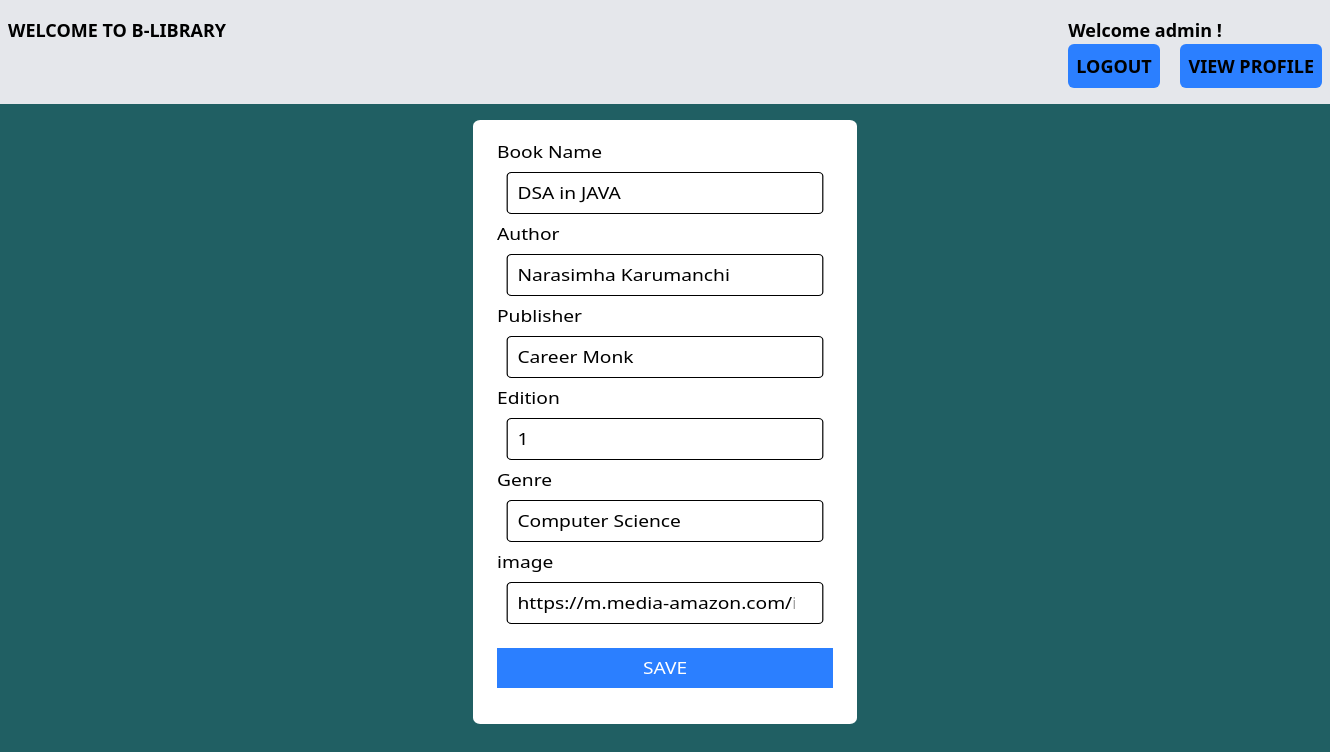
Before: /Store/5/update/ (signed in) with the older database file.
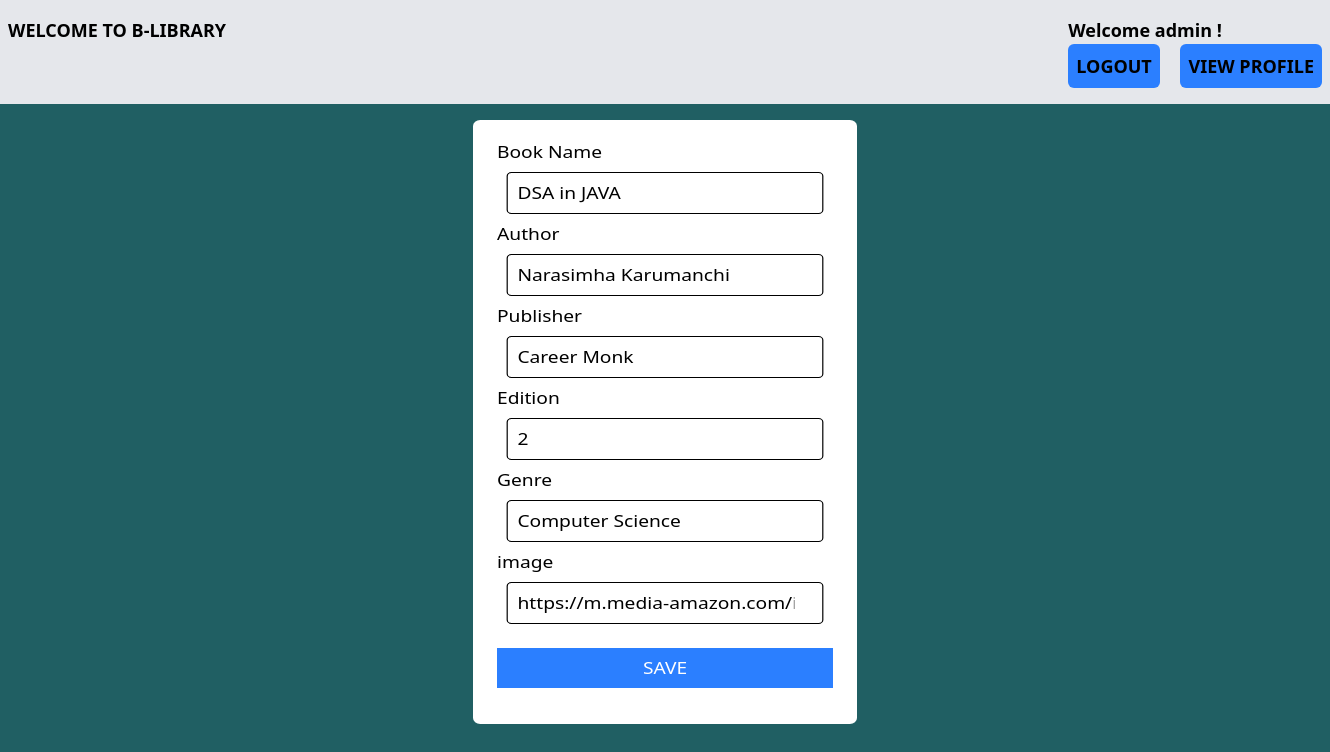
After: the same page with the newer database file.
### Store/models.py (models this page shows, shortened)
class Book(models.Model):
    book_name = models.CharField(max_length = 255)
    author = models.CharField(max_length = 255)
    publisher = models.CharField(max_length = 255)
    edition = models.IntegerField(default = 1)
    genre = models.CharField(max_length = 255)
    image = models.CharField(max_length = 255,default="https://encrypted-tbn0.gstatic.com/images?q=tbn:ANd9GcSNHV0HnZFjnPVeDJnh_jxfSaaxOJaazyc6Kw&s")
    added_by = models.ForeignKey(User,on_delete=models.CASCADE,default = 1)

### Store/views.py (the view)
# urls.py: path('<int:id>/update/',views.update_book,name='update_book'),
@login_required
def update_book(request,id):
    book = Book.objects.get(id = id)
    form = BookForm(request.POST or None, instance = book)
    if form.is_valid():
        if request.user.is_superuser or book.added_by.id == request.user.id:
            form.save()
        return redirect('Store:index')
    context = {'form':form}
    return render(request,'Store/book_form.html',context)

### Store/forms.py
class BookForm(forms.ModelForm):
    class Meta:
        model = Book
        fields=['book_name','author','publisher','edition','genre','image']

### Store/templates/Store/book_form.html (shortened to what this page needs)
{% extends 'Store/base.html' %}
{% block body %}
<div class="flex flex-col justify-center items-center p-4 scale-x-120">
<form method="POST" class="bg-white p-5 rounded-md">
    <div>
        <Label>Book Name</Label>
        <div class= "border rounded p-2 m-2">{{form.book_name}}</div>
    </div>
    <div>
        <Label>Author</Label>
        <div class= "border rounded p-2 m-2">{{form.author}}</div>
    </div>
    <div>
        <Label>Publisher</Label>
        <div class= "border rounded p-2 m-2">{{form.publisher}}</div>
    </div>
    <div>
        <Label>Edition</Label>
        <div class= "border rounded p-2 m-2">{{form.edition}}</div>
    </div>
    <div>
        <Label>Genre</Label>
        <div class= "border rounded p-2 m-2">{{form.genre}}</div>
    </div>
    <div>
        <Label>image</Label>
        <div class= "border rounded p-2 m-2">{{form.image}}</div>
    </div>
<div class="py-4">
    <button class="bg-blue-500 text-white w-70 h-10" type="Submit">SAVE</button>
</div>
</form>
</div>
{% endblock %}

Changed rows visible on the page:
changed Book "DSA in JAVA": edition "1" → "2"
